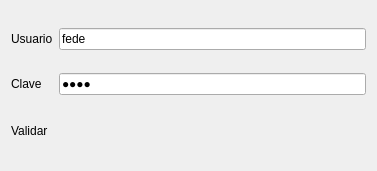
<?xml version="1.0" encoding="UTF-8"?>
<ui version="4.0">
 <class>Login</class>
 <widget class="QWidget" name="Login">
  <property name="geometry">
   <rect>
    <x>0</x>
    <y>0</y>
    <width>377</width>
    <height>171</height>
   </rect>
  </property>
  <property name="windowTitle">
   <string>Login</string>
  </property>
  <layout class="QGridLayout" name="gridLayout">
   <item row="0" column="0">
    <widget class="QLabel" name="lUsuario">
     <property name="text">
      <string>Usuario</string>
     </property>
    </widget>
   </item>
   <item row="1" column="0">
    <widget class="QLabel" name="lClave">
     <property name="text">
      <string>Clave</string>
     </property>
    </widget>
   </item>
   <item row="2" column="3">
    <spacer name="horizontalSpacer">
     <property name="orientation">
      <enum>Qt::Horizontal</enum>
     </property>
     <property name="sizeHint" stdset="0">
      <size>
       <width>40</width>
       <height>20</height>
      </size>
     </property>
    </spacer>
   </item>
   <item row="1" column="2" colspan="2">
    <widget class="QLineEdit" name="leClave">
     <property name="text">
      <string>1234</string>
     </property>
     <property name="echoMode">
      <enum>QLineEdit::Password</enum>
     </property>
    </widget>
   </item>
   <item row="0" column="2" colspan="2">
    <widget class="QLineEdit" name="leUsuario">
     <property name="contextMenuPolicy">
      <enum>Qt::DefaultContextMenu</enum>
     </property>
     <property name="text">
      <string>fede</string>
     </property>
    </widget>
   </item>
   <item row="2" column="0">
    <widget class="Boton" name="pbLabel">
     <property name="maximumSize">
      <size>
       <width>50</width>
       <height>25</height>
      </size>
     </property>
     <property name="text">
      <string>Validar</string>
     </property>
    </widget>
   </item>
  </layout>
 </widget>
 <customwidgets>
  <customwidget>
   <class>Boton</class>
   <extends>QLabel</extends>
   <header>boton.h</header>
  </customwidget>
 </customwidgets>
 <tabstops>
  <tabstop>leUsuario</tabstop>
  <tabstop>leClave</tabstop>
 </tabstops>
 <resources/>
 <connections/>
</ui>
